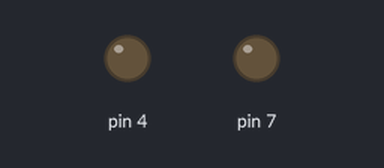
This sketch was run on a simulated Arduino Uno, built with avr-gcc and run on an emulated ATmega328P. On the bench: output pins drawn as LEDs (lit = HIGH). Dashed ring = blinking.

Above: at 0.3 s.
At 2.63 s:
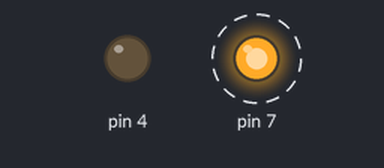
Timing chart, 0 to 3.1 s (numbered marks = the images above):
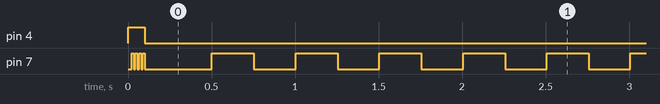

The sketch:

highlow_speed.ino
```cpp
bool flag = 0;              // Switch between HIGH and LOW
long frekvens = 2;       // Wanted frequency - Falls of at 5kHz when no prints
long T = 1000000/frekvens/2;// Period of the frequency
long tid = 0;               // Real time value
long tid_last = 0;          // Time
int cnt = -1;               // Row-counter
int row = 0;                // yes
int row_last = 0;           // yes-last

int counters[3] = {0, 0, 0}; // Array of counted cycles

void setup() {
  Serial.begin(9600);

  // Sets pin 4 and 7 as outputs - rest as inputs
  DDRD = B10010000;

  // Callibrates selector
  set_selector();

  // Need reference counter
  // ref = counter_reference()

  tid = 0;
  tid_last = 0;
}

void loop() {
  // Finds current row
  row_last = row;
  row = row_counter();

  // Displays message if new row
  if (row != row_last) {
    //Serial.print("Current row is: ");
    //Serial.println(row);
    }

  // Reads input on d2, d3, d4 for cycles
  // 4 = d4, 1 = d3, 0 = d2
  // PIND = PIND & B00010011;
  if (PIND & B00010000) counters[0]++;
  if (PIND & B00000010) counters[1]++;
  if (PIND & B00000001) counters[2]++;

  //Serial.println(counters[0]);
  //Serial.println(counters[1]);
  //Serial.println(counters[2]);
}


void set_selector() {
  // Reset HIGH
  PORTD = PORTD | B00010000;

  // Clocking with 100 Hz for 1 s
  while (millis() < 100) {
    tid = millis() - tid_last;

    if (tid > 10) {
      tid_last = millis();

      if (flag){
        flag = false;
        PORTD = PORTD | B10000000;
        }
      else if (!flag) {
        flag = true;
        PORTD = PORTD & B01111111;
        }
      }
    }

    // Reset and clock LOW
    PORTD = PORTD & B01101111;
  }

  int row_counter() {
    // Gets time
    tid = micros() - tid_last;

    // If time to switch
    if (tid > T) {
      tid_last = micros();

      if (!flag){ // LOW
        flag = true;
        PORTD = PORTD | B10000000;
        }
      else if (flag) { // HIGH
        // cnt - return value of current row
        PORTD = PORTD & B01111111;
        flag = false;
        cnt++;
        if (cnt == 4) cnt = 0;

        flag = false;
        }
      }

      return cnt;
    }
```

Measured:
- by itself, pin 7: goes 3 × (LOW 0.01 s, HIGH 0.01 s), LOW 0.40 s, 258 × (HIGH 0.25 s, LOW 0.25 s), HIGH 0.25 s, then LOW
